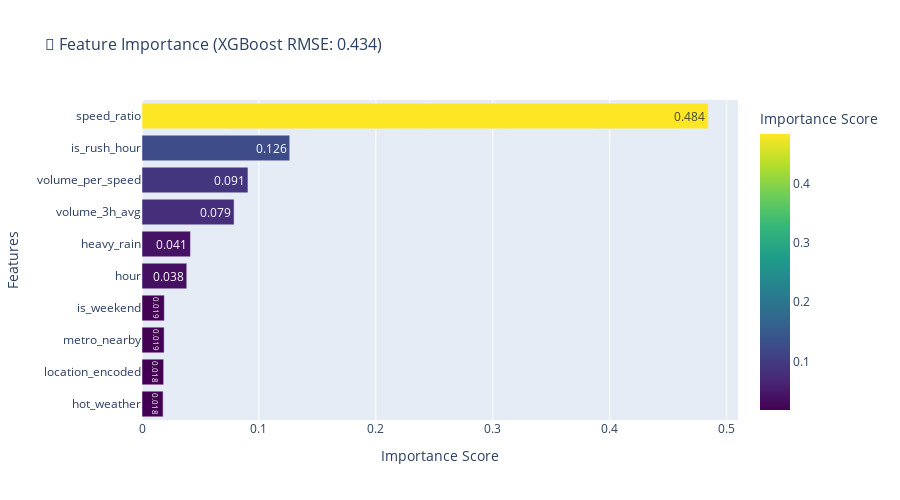

The cell this chart's notebook holds for it:
### Code cell
import pandas as pd
import plotly.express as px

print("🔍 XGBoost Feature Importance Analysis...")

# Extract feature importance from trained model
importance_df = pd.DataFrame({
    'feature': feature_cols,
    'importance': xgb_model.feature_importances_
}).sort_values('importance', ascending=False)

print("🏆 TOP 10 MOST IMPORTANT FEATURES:")
print(importance_df.head(10).round(3))
print()

# Interactive Bar Chart
fig = px.bar(importance_df.head(10),
            x='importance', y='feature',
            orientation='h',
            title=f"🚦 Feature Importance (XGBoost RMSE: {rmse:.3f})",
            labels={'importance': 'Importance Score', 'feature': 'Features'},
            text='importance',
            color='importance',
            color_continuous_scale='Viridis')

fig.update_traces(texttemplate='%{text:.3f}', textposition='inside')
fig.update_layout(yaxis={'categoryorder':'total ascending'},
                 height=500, showlegend=False,
                 title_font=dict(size=16))
fig.show()

# Feature insights
top_feature = importance_df.iloc[0]['feature']
print(f"🎯 #1 FEATURE: {top_feature} ({importance_df.iloc[0]['importance']:.3f})")
print(f"💡 BUSINESS INSIGHTS:")
print(f"   - {top_feature} explains {importance_df.iloc[0]['importance']:.1%} of predictions")
print(f"   - Focus traffic cameras/monitoring on top 5 features")
print(f"   - Rush hour + rain = {importance_df[importance_df.feature=='rush_rain_interaction']['importance'].iloc[0]:.3f} impact")

# Save for Streamlit dashboard
importance_df.to_csv('feature_importance.csv', index=False)
print("💾 feature_importance.csv SAVED for dashboard!")
print("✅ FEATURE ANALYSIS COMPLETE!")

### Figure 1 — Plotly figure (JSON) as saved in the notebook; plotly's stock layout.template omitted (floating-point values rounded to 4 significant figures)
{"data": [{"hovertemplate": "Importance Score=%{marker.color}<br>Features=%{y}<extra></extra>", "legendgroup": "", "marker": {"color": [0.4843, 0.1263, 0.09062, 0.07876, 0.04145, 0.0383, 0.01908, 0.01892, 0.0185, 0.01803], "coloraxis": "coloraxis", "pattern": {"shape": ""}}, "name": "", "orientation": "h", "showlegend": false, "text": [0.4843, 0.1263, 0.09062, 0.07876, 0.04145, 0.0383, 0.01908, 0.01892, 0.0185, 0.01803], "textposition": "inside", "texttemplate": "%{text:.3f}", "type": "bar", "x": [0.4843, 0.1263, 0.09062, 0.07876, 0.04145, 0.0383, 0.01908, 0.01892, 0.0185, 0.01803], "xaxis": "x", "y": ["speed_ratio", "is_rush_hour", "volume_per_speed", "volume_3h_avg", "heavy_rain", "hour", "is_weekend", "metro_nearby", "location_encoded", "hot_weather"], "yaxis": "y"}], "layout": {"barmode": "relative", "coloraxis": {"colorbar": {"title": {"text": "Importance Score"}}, "colorscale": [[0, "#440154"], [0.1111, "#482878"], [0.2222, "#3e4989"], [0.3333, "#31688e"], [0.4444, "#26828e"], [0.5556, "#1f9e89"], [0.6667, "#35b779"], [0.7778, "#6ece58"], [0.8889, "#b5de2b"], [1, "#fde725"]]}, "height": 500, "legend": {"tracegroupgap": 0}, "showlegend": false, "title": {"font": {"size": 16}, "text": "🚦 Feature Importance (XGBoost RMSE: 0.434)"}, "xaxis": {"anchor": "y", "domain": [0, 1], "title": {"text": "Importance Score"}}, "yaxis": {"anchor": "x", "categoryorder": "total ascending", "domain": [0, 1], "title": {"text": "Features"}}}}
